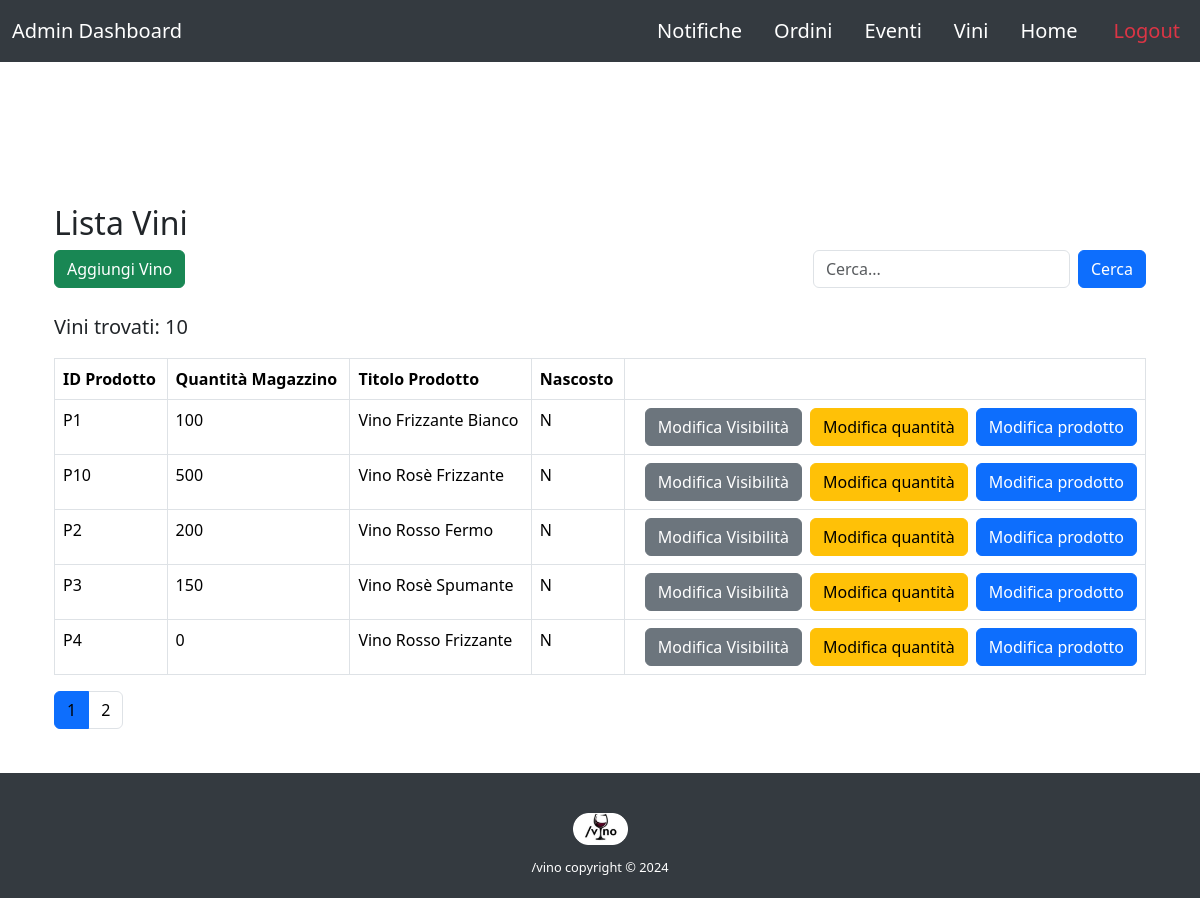
The app's page /wineManager.php (signed in) with its own data.
### tables this page shows
create table PRODOTTO (
     ID_Prodotto varchar(10) not null,
     Prezzo float(10) not null,
     Quantita_Magazzino numeric(10) not null,
     Foto text not null,
     Nascosto char,
     primary key (ID_Prodotto));

### wineManager.php (called while the page is built, shortened)
<?php
require_once("bootstrapt.php");
require("template/base-operatore.php");
?>

### db/database.php (called while the page is built, shortened)
<?php
class VinoDatabase {
    private $pdo;
    public function __construct() {
        try {
            $this->pdo = new PDO("mysql:host=localhost;dbname=vino", "root", "");
            $this->pdo->setAttribute(PDO::ATTR_ERRMODE, PDO::ERRMODE_EXCEPTION);
        } catch (PDOException $e) {
            die("Connection failed: " . $e->getMessage());
        }
    }
    private function executeQuery($query, $params = []) {
        $stmt = $this->pdo->prepare($query);
        $stmt->execute($params);
        return $stmt->fetchAll(PDO::FETCH_ASSOC);
    }
    public function getWinesPaginated($limit, $offset, $lingua = 1, $cerca = null) {
        $query = "
            SELECT
                PRODOTTO.ID_Prodotto,
                Prezzo,
                GROUP_CONCAT(
                    CASE WHEN CATEGORIA.Titolo = 'Frizzantezza' THEN ATTRIBUTO.Titolo END
                ) AS Frizzantezza,
                GROUP_CONCAT(
                    CASE WHEN CATEGORIA.Titolo = 'Tonalità' THEN ATTRIBUTO.Titolo END
                ) AS Tonalita,
                GROUP_CONCAT(
                    CASE WHEN CATEGORIA.Titolo = 'Provenienza' THEN ATTRIBUTO.Titolo END
                ) AS Provenienza,
                GROUP_CONCAT(
                    CASE WHEN CATEGORIA.Titolo = 'Dimensione Bottiglia' THEN ATTRIBUTO.Titolo END
                ) AS Capacita_Bottiglia,
                TESTO_PRODOTTO.Titolo AS Titolo_Prodotto,
                TESTO_PRODOTTO.Descrizione,
                Foto,
                Quantita_Magazzino,
                Nascosto
            FROM
                PRODOTTO
            JOIN TESTO_PRODOTTO
                ON PRODOTTO.ID_Prodotto = TESTO_PRODOTTO.ID_Prodotto
            LEFT JOIN ATTRIBUTA
                ON PRODOTTO.ID_Prodotto = ATTRIBUTA.ID_Prodotto
            LEFT JOIN ATTRIBUTO
                ON ATTRIBUTA.ID_Attributo = ATTRIBUTO.ID_Attributo
            LEFT JOIN CATEGORIA
                ON ATTRIBUTO.ID_Categoria = CATEGORIA.ID_Categoria
            WHERE
                TESTO_PRODOTTO.Lingua = :lingua
        ";
        $query .= "
            GROUP BY
                PRODOTTO.ID_Prodotto, Prezzo, TESTO_PRODOTTO.Titolo, TESTO_PRODOTTO.Descrizione
            LIMIT :limit OFFSET :offset
        ";
        $stmt = $this->pdo->prepare($query);
        $stmt->bindValue(':lingua', $lingua, PDO::PARAM_INT);
        $stmt->bindValue(':limit', $limit, PDO::PARAM_INT);
        $stmt->bindValue(':offset', $offset, PDO::PARAM_INT);
        $stmt->execute();
        return $stmt->fetchAll(PDO::FETCH_ASSOC);
    }
    public function getTotalWineCount($cerca = null) {
        $query = "
            SELECT COUNT(DISTINCT PRODOTTO.ID_Prodotto) AS total
            FROM PRODOTTO
            LEFT JOIN TESTO_PRODOTTO ON PRODOTTO.ID_Prodotto = TESTO_PRODOTTO.ID_Prodotto
            WHERE 1 = 1
        ";
        $params = [];
        $result = $this->executeQuery($query, $params);
        return $result[0]['total'] ?? 0;
    }
}
?>

### bootstrapt.php (called while the page is built, shortened)
<?php
require_once("db/database.php");
$db = new VinoDatabase();
?>

### template/winemanager-template.php (the view, shortened to what this page needs)
<?php
$page = isset($_GET['page']) ? (int)$_GET['page'] : 1;
$cerca = isset($_GET['cerca']) ? $_GET['cerca'] : null;
$perPage = 5;
$offset = ($page - 1) * $perPage;
$totalWines = $db->getTotalWineCount($cerca);
$totalPages = ceil($totalWines / $perPage);
$vini = $db->getWinesPaginated($perPage, $offset,1,$cerca);
?>
<div class="container my-4">
  <h2 class="mt-3">Lista Vini</h2>
  <div class="d-flex justify-content-between align-items-center mb-4">
    <button class="btn btn-success" data-bs-toggle="modal" data-bs-target="#aggiungiVinoModal">Aggiungi Vino</button>
    <form class="d-flex" method="GET" action="">
        <input
            type="text"
            class="form-control me-2"
            name="cerca"
            placeholder="Cerca..."
            value="<?php echo isset($_GET['cerca']) ? htmlspecialchars($_GET['cerca']) : ''; ?>"
        />
        <button type="submit" class="btn btn-primary">Cerca</button>
    </form>
</div>
  <?php if ($totalWines > 0): ?>
    <p>Vini trovati: <?php echo $totalWines; ?></p>
    <div class="table-responsive">
      <table class="table table-bordered" id="wine-table">
        <thead>
          <tr>
            <th>ID Prodotto</th>
            <th>Quantità Magazzino</th>
            <th>Titolo Prodotto</th>
            <th>Nascosto</th>
            <th></th>
          </tr>
        </thead>
        <tbody>
          <?php foreach ($vini as $vino): ?>
            <tr id="vino-<?php echo htmlspecialchars($vino['ID_Prodotto']); ?>">
                <td><?php echo htmlspecialchars($vino['ID_Prodotto']); ?></td>
                <td><?php echo htmlspecialchars($vino['Quantita_Magazzino']); ?></td>
                <td><?php echo htmlspecialchars($vino['Titolo_Prodotto']); ?></td>
                <td><?php echo htmlspecialchars($vino['Nascosto'] === 'Y' ? 'Y' : 'N'); ?></td>
                <td class="text-end">
                <div class="d-inline-flex gap-2">
                    <form action="api/toggle-visibility.php" method="POST" style="display: inline;">
                        <button type="submit" class="btn btn-secondary">
                            Modifica Visibilità
                        </button>
                    </form>
                    <button class="btn btn-warning btn-modifica-quantita" data-id="<?php echo htmlspecialchars($vino['ID_Prodotto']); ?>" data-bs-toggle="modal" data-bs-target="#modificaQuantitaModal">
                      Modifica quantità
                    </button>
                    <button class="btn btn-primary btn-modifica-prodotto"
                            data-id="<?php echo htmlspecialchars($vino['ID_Prodotto']); ?>"
                            data-bs-toggle="modal"
                        data-bs-target="#modificaProdottoModal">
                        Modifica prodotto
                    </button>
                </div>
            </td>
            </tr>
          <?php endforeach; ?>
        </tbody>
      </table>
    </div>
    <nav>
      <ul class="pagination">
        <?php for ($i = 1; $i <= $totalPages; $i++): ?>
          <?php
            $active = ($i === $page) ? 'active' : '';
            $queryString = http_build_query(['page' => $i, 'cerca' => $cerca]);
          ?>
          <li class="page-item <?php echo $active; ?>">
            <a class="page-link" href="?<?php echo $queryString; ?>">
              <?php echo $i; ?>
            </a>
          </li>
        <?php endfor; ?>
      </ul>
    </nav>
  <?php else: ?>
    <p>Nessun vino trovato.</p>
  <?php endif; ?>
</div>

### css/style.css (style rules this page uses)
body { margin: 0; padding: 0; width: 100%; height: 100%; }
a { text-decoration: none !important; color: #000 !important; }
.d-flex > button:nth-of-type(1), .d-flex > button:nth-of-type(2) { max-width: 200px; }
@media (min-width: 993px) { p, ul > li { font-size: 1.25rem; } }

### records on screen
prodotto: ID_Prodotto "P1", Quantita_Magazzino "100", Titolo_Prodotto "Vino Frizzante Bianco", Nascosto "N"
prodotto: ID_Prodotto "P10", Quantita_Magazzino "500", Titolo_Prodotto "Vino Rosè Frizzante", Nascosto "N"
prodotto: ID_Prodotto "P2", Quantita_Magazzino "200", Titolo_Prodotto "Vino Rosso Fermo", Nascosto "N"
prodotto: ID_Prodotto "P3", Quantita_Magazzino "150", Titolo_Prodotto "Vino Rosè Spumante", Nascosto "N"
prodotto: ID_Prodotto "P4", Quantita_Magazzino "0", Titolo_Prodotto "Vino Rosso Frizzante", Nascosto "N"

### other values on screen
$totalWines "10"
